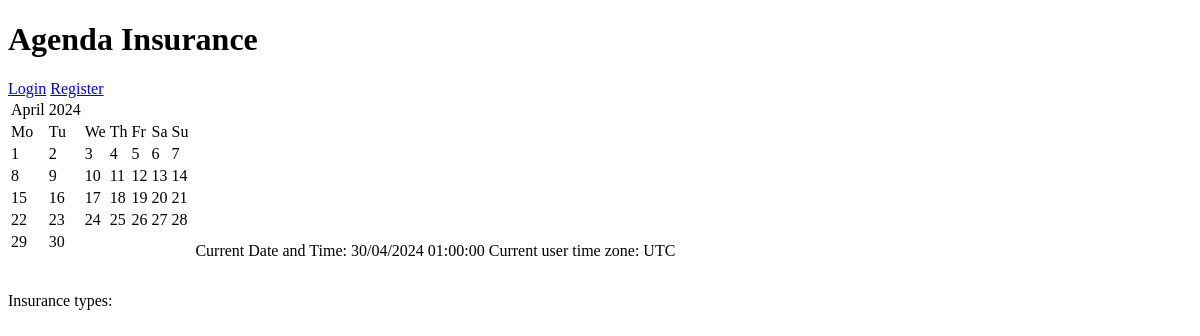
/insurance_types/, run on an earlier commit of the app's database.
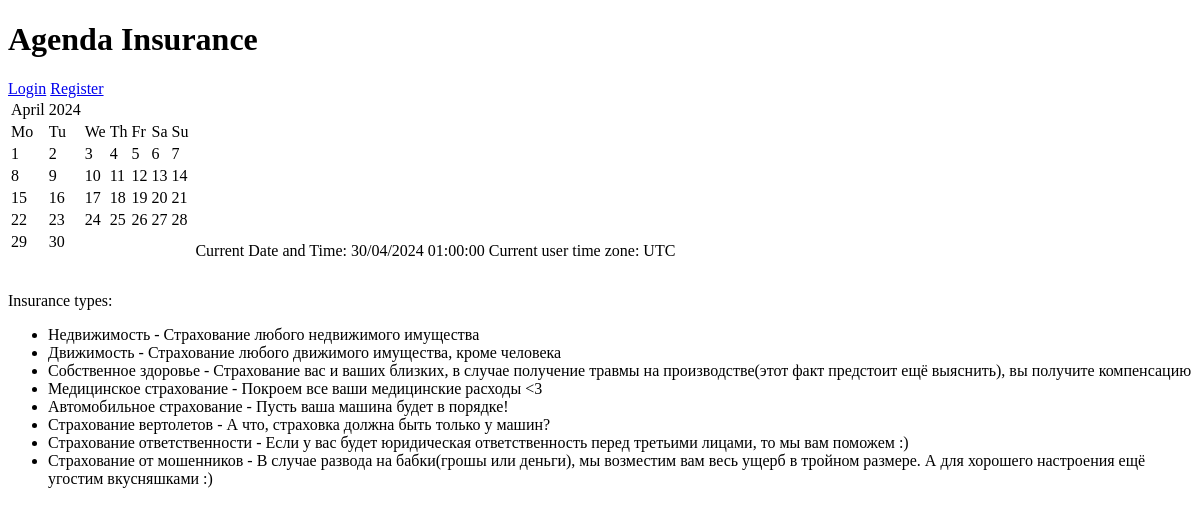
And on a later commit of the database.
### insurance_company_app/models/insurance_type.py (models this page shows, shortened)
class InsuranceType(BaseModel):
    name = models.CharField(max_length=100)
    description = models.TextField()
    percentage = models.FloatField()
    class Meta:
        verbose_name = 'Вид страхования'
        verbose_name_plural = 'Виды страхований'

### insurance_company_app/views/insurance_types.py (the view)
# urls.py: re_path(r'^insurance_types/$', insurance_types.index, name='insurance_types'),
def index(request):
    types = InsuranceType.objects.all()
    return render(request, 'insurance/insurance_types.html', {'types': types})

### insurance_company_app/templates/insurance/insurance_types.html
{% extends 'common/layout.html' %}
{% block content %}
  <p>Insurance types: </p>
  <ul>
    {% if types %}
      {% for type in types %}
        <li>{{type.name}} - {{type.description}}</li>
      {% endfor %}
    {% endif %}
  </ul>
{% endblock %}

### insurance_company_app/templates/common/layout.html (shortened to what this page needs)
<!DOCTYPE html>
<html lang="en">
<head>
</head>
<body>
    <header>
        <h1>Agenda Insurance</h1>
        <nav>
            {% if user.is_authenticated %}
                <a href="{% url 'logout' %}">Logout</a>
            {% else %}
                <a href="{% url 'login' %}">Login</a>
                <a href="{% url 'register' %}">Register</a>
            {% endif %}
        </nav>
        <div class="additional_info">
            <table class="calendar" style="display: inline-block;">
                {% for row in request.text_calendar %}
                    <tr>
                        {% for cell in row.split %}
                            {% if cell %}
                                <td>{{ cell }}</td>
                            {% endif %}
                        {% endfor %}
                    </tr>
                {% endfor %}
            </table>
            <p style="display: inline-block;">Current Date and Time: {{ request.current_datetime }}</p>
            <p style="display: inline-block;">Current user time zone: {{ request.current_timezone }}</p>
        </div>
    </header>
    <main>
        {% block content %}
        {% endblock %}
    </main>
</body>
</html>

What changed in the data, as far as the page shows it:
added InsuranceType: name "Недвижимость", description "Страхование любого недвижимого имущества"
added InsuranceType: name "Движимость", description "Страхование любого движимого имущества, кроме человека"
added InsuranceType: name "Собственное здоровье", description "Страхование вас и ваших близких, в случае получение травмы на производстве(этот факт предстоит ещё выяснить), вы получите компенсацию"
added InsuranceType: name "Медицинское страхование", description "Покроем все ваши медицинские расходы <3"
added InsuranceType: name "Автомобильное страхование", description "Пусть ваша машина будет в порядке!"
added InsuranceType: name "Страхование вертолетов", description "А что, страховка должна быть только у машин?"
added InsuranceType: name "Страхование ответственности", description "Если у вас будет юридическая ответственность перед третьими лицами, то мы вам поможем :)"
added InsuranceType: name "Страхование от мошенников", description "В случае развода на бабки(грошы или деньги), мы возместим вам весь ущерб в тройном размере. А для хорошего настроения ещё угостим вкусняшками :)"
